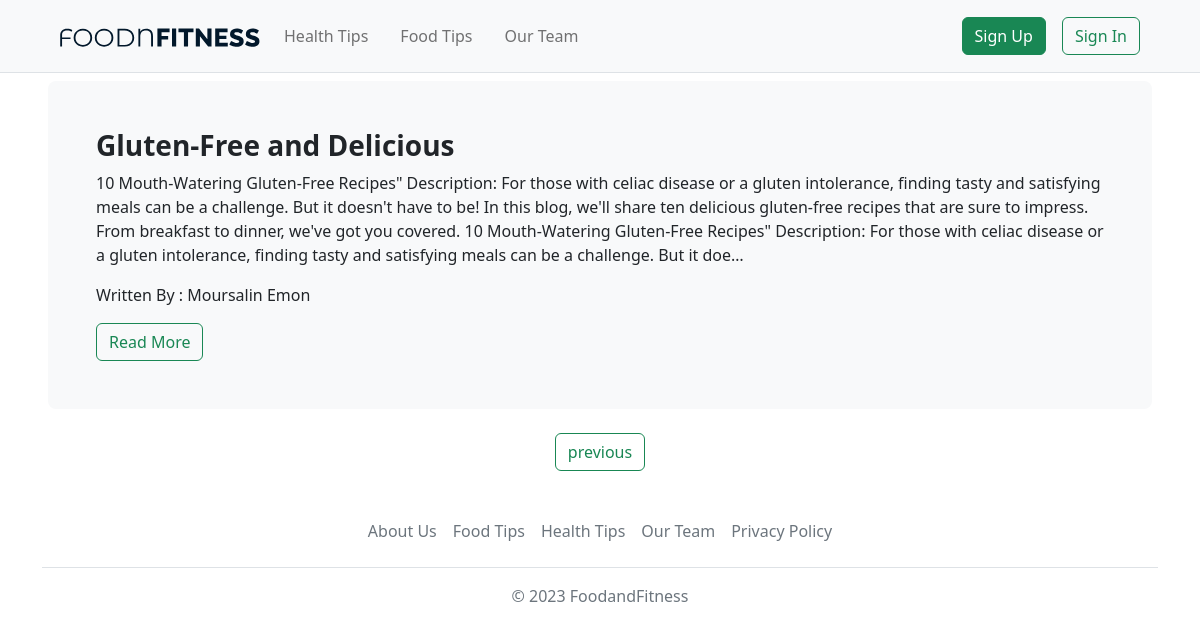
Page /healthblog/?page=2 on the committed database.
### home/models.py (models this page shows)
class HealthBlog(models.Model):
    title=models.CharField(max_length=250)
    description=models.TextField()
    writter=models.CharField(max_length=100)
    slug = models.SlugField(unique=True,null=True)

### home/views.py (the view)
# urls.py: path('healthblog/',views.healthblogview, name='healthblog'),
def healthblogview(request):
    HealthBlogData = HealthBlog.objects.all()
    paginator = Paginator(HealthBlogData, 3) # Show 3 blogs per page
    page = request.GET.get('page')
    blogs = paginator.get_page(page)
    return render(request, 'healthblog.html', {'blogs': blogs})

### templates/healthblog.html (shortened to what this page needs)
<!doctype html>
<html lang="en">
<head>
  <link href="https://cdn.jsdelivr.net/npm/bootstrap@5.2.1/dist/css/bootstrap.min.css" rel="stylesheet"
>
</head>
<body>
  <header>
    {% include 'header.html' %}
  </header>
  <main>
    {% for blog in blogs %}
    <div class="px-5 py-2">
      <div class="container-fluid p-5 bg-light rounded-3">
        <h3 class="fw-bold">{{ blog.title }}</h3>
        <p class="fs-6">{{ blog.description | truncatechars:500 }}</p>
        <p>Written By : {{ blog.writter }}</p>
        <a href="{% url 'fullhealthblog' blog.slug %}" >
          <button class="btn btn-outline-success" type="button">Read More</button>
        </a>
      </div>
    </div>
  {% endfor %}
  <div class="mt-3 d-flex justify-content-center">
    {% if blogs.has_previous %}
      <a class="btn btn-outline-success" href="?page={{ blogs.previous_page_number }}">previous</a>
    {% endif %}
  </div>
  </main>
  <footer>
    {% include 'footer.html' %}
  </footer>
</body>
</html>

### rows in the picture
HealthBlog: title "Gluten-Free and Delicious", description "10 Mouth-Watering Gluten-Free Recipes\" Description: For those with celiac disease or a gluten intolerance, finding tasty and satisfying meals can be a challenge. But it doesn't have to be! In this blog, we'll share ten delicious gluten-free recipes that are sure to impress. From breakfast to dinner, we've got you covered. 10 Mouth-Watering Gluten-Free Recipes\" Description: For those with celiac disease or a gluten intolerance, finding tasty and satisfying meals can be a challenge. But it doe…", writter "Moursalin Emon"
